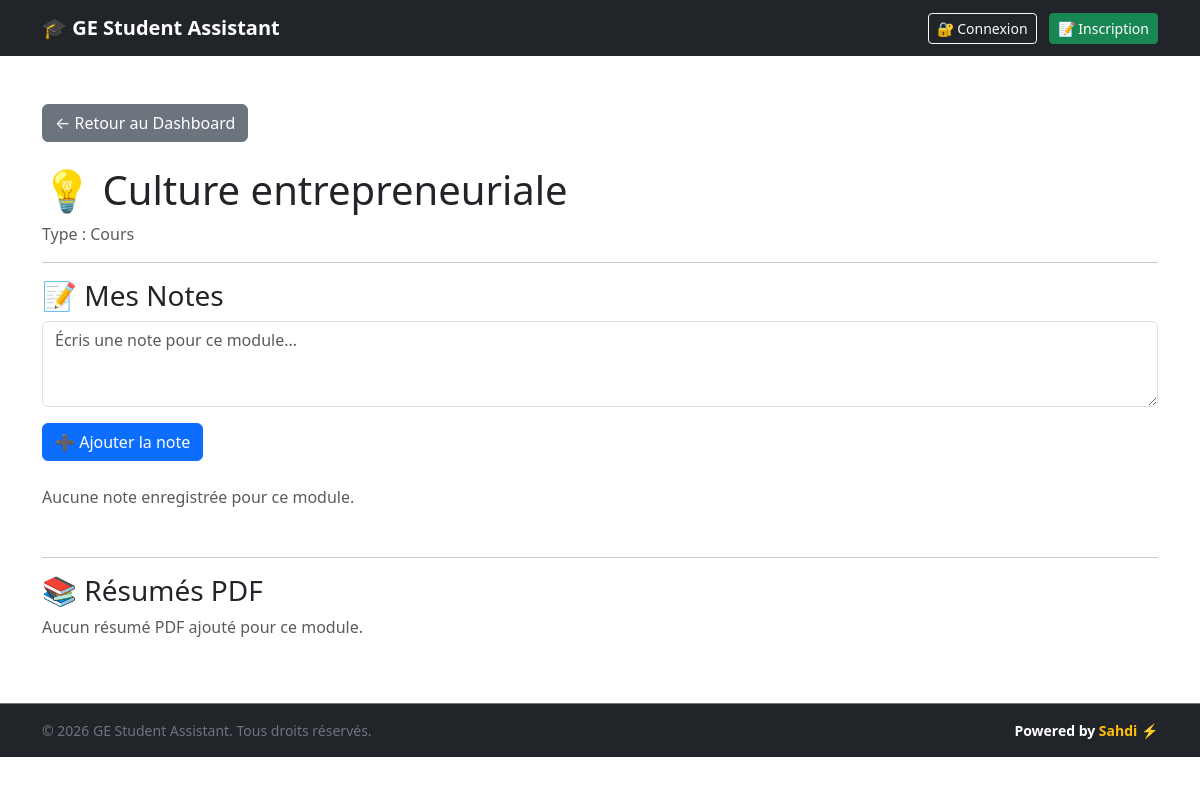
Before: /module/4 with the older database file.
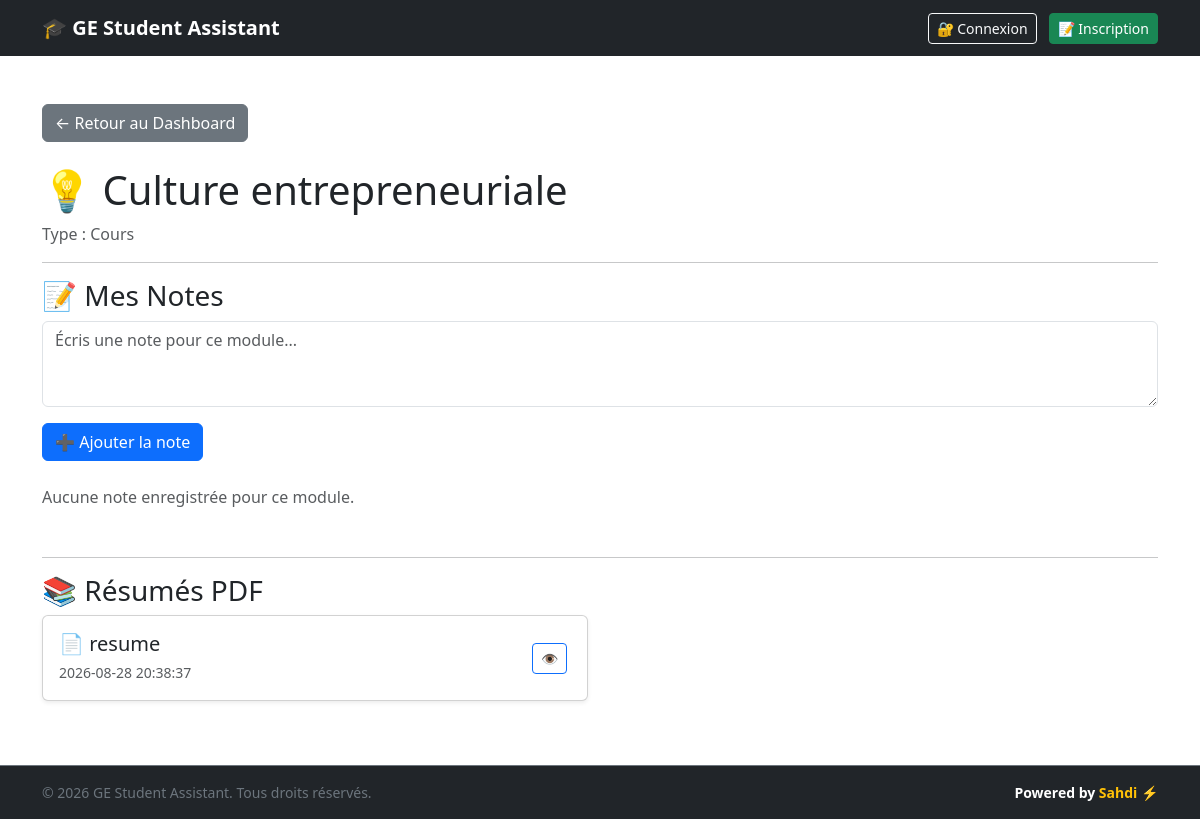
After: the same page with the newer database file.
### tables this page shows
CREATE TABLE modules (
            id INTEGER PRIMARY KEY AUTOINCREMENT,
            name TEXT NOT NULL,
            type TEXT NOT NULL,
            icon TEXT
        );

CREATE TABLE resumes (
            id INTEGER PRIMARY KEY AUTOINCREMENT,
            module_id INTEGER NOT NULL,
            title TEXT NOT NULL,
            filename TEXT NOT NULL,
            created_at TIMESTAMP DEFAULT CURRENT_TIMESTAMP, user_id INTEGER DEFAULT 1,
            FOREIGN KEY (module_id) REFERENCES modules(id)
        );

### app.py (the view)
@app.route("/module/<int:id>")
def module_detail(id):
    conn = get_db()
    module = conn.execute(
        "SELECT * FROM modules WHERE id = ?", (id,)
    ).fetchone()
    notes = conn.execute(
        "SELECT * FROM notes WHERE module_id = ? AND user_id = ? ORDER BY created_at DESC",
        (id, CURRENT_USER_ID),
    ).fetchall()
    resumes = conn.execute(
        "SELECT * FROM resumes WHERE module_id = ? AND user_id = ? ORDER BY created_at DESC",
        (id, CURRENT_USER_ID),
    ).fetchall()
    conn.close()
    if module is None:
        return "Module introuvable", 404
    return render_template(
        "module_detail.html", module=module, notes=notes, resumes=resumes
    )

### app.py (called while the page is built)
def get_db():
    conn = sqlite3.connect("database.db")
    conn.row_factory = sqlite3.Row
    return conn

@app.before_request
def load_logged_in_user():
    user_id = session.get("user_id")
    if user_id is None:
        g.user = None
    else:
        conn = get_db()
        g.user = conn.execute("SELECT * FROM users WHERE id = ?", (user_id,)).fetchone()
        conn.close()

### templates/module_detail.html (shortened to what this page needs)
{% extends "base.html" %}
{% block content %}
<a href="/" class="btn btn-secondary mb-4">← Retour au Dashboard</a>
<h1>{{ module["icon"] }} {{ module["name"] }}</h1>
<p class="text-muted">Type : {{ module["type"] }}</p>
<hr>
<h3>📝 Mes Notes</h3>
<form method="POST" action="/module/{{ module['id'] }}/add-note" class="mb-4">
    <div class="mb-3">
        <textarea name="content" class="form-control" rows="3" placeholder="Écris une note pour ce module..." required></textarea>
    </div>
    <button type="submit" class="btn btn-primary">➕ Ajouter la note</button>
</form>
{% if notes %}
<div class="list-group mb-5">
    {% for note in notes %}
    <div class="list-group-item d-flex justify-content-between align-items-center">
        <div>
            <p class="mb-1">{{ note["content"] }}</p>
            {% if note["status"] == "Important" %}
            <span class="badge bg-danger">Important</span>
            {% elif note["status"] == "A réviser" %}
            <span class="badge bg-warning text-dark">A réviser</span>
            {% else %}
            <span class="badge bg-success">Compris</span>
            {% endif %}
            <small class="text-muted ms-2">{{ note["created_at"] }}</small>
        </div>
        <form method="POST" action="/note/delete/{{ note['id'] }}" onsubmit="return confirm('Supprimer cette note ?');">
            <button type="submit" class="btn btn-outline-danger btn-sm">🗑️</button>
        </form>
    </div>
    {% endfor %}
</div>
{% else %}
<p class="text-muted mb-5">Aucune note enregistrée pour ce module.</p>
{% endif %}
<hr>
<h3>📚 Résumés PDF</h3>
{% if resumes %}
<div class="row">
    {% for resume in resumes %}
    <div class="col-md-6 mb-3">
        <div class="card shadow-sm">
            <div class="card-body d-flex justify-content-between align-items-center">
                <div>
                    <h5 class="card-title mb-1">📄 {{ resume["title"] }}</h5>
                    <small class="text-muted">{{ resume["created_at"] }}</small>
                </div>
                <div>
                    <a href="/uploads/{{ resume['filename'] }}" target="_blank" class="btn btn-outline-primary btn-sm me-1">👁️</a>
                </div>
            </div>
        </div>
    </div>
    {% endfor %}
</div>
{% else %}
<p class="text-muted">Aucun résumé PDF ajouté pour ce module.</p>
{% endif %}
{% endblock %}

### templates/base.html (shortened to what this page needs)
<!DOCTYPE html>
<html lang="fr">
<head>
    <link
        href="https://cdn.jsdelivr.net/npm/bootstrap@5.3.0/dist/css/bootstrap.min.css"
        rel="stylesheet">
    <link
        rel="stylesheet"
        href="https://cdnjs.cloudflare.com/ajax/libs/font-awesome/6.4.0/css/all.min.css">
</head>
<body>
<nav class="navbar navbar-expand-lg navbar-dark bg-dark">
    <div class="container">
        <a class="navbar-brand fw-bold" href="/">🎓 GE Student Assistant</a>
        <div>
            {% if g.user %}
                <a href="/" class="btn btn-outline-light btn-sm me-2">🏠 Dashboard</a>
                <a href="/efm" class="btn btn-danger btn-sm me-2">🎯 EFM Center</a>
                <a href="/calculators" class="btn btn-primary btn-sm me-2">🧮 Calculatrices</a>
                {% if g.user['role'] == 'admin' or g.user['username'] == 'Yassine' %}
                    <a href="/admin" class="btn btn-warning btn-sm fw-bold text-dark me-2">
                        <i class="fa-solid fa-user-shield me-1"></i> Admin Panel
                    </a>
                {% endif %}
                <span class="text-white me-2">👤 <strong>{{ g.user['username'] }}</strong></span>
                <a href="/logout" class="btn btn-outline-danger btn-sm">Déconnexion</a>
            {% else %}
                <a href="/login" class="btn btn-outline-light btn-sm me-2">🔐 Connexion</a>
                <a href="/register" class="btn btn-success btn-sm">📝 Inscription</a>
            {% endif %}
        </div>
    </div>
</nav>
<main class="container py-5">
    {% block content %}
    {% endblock %}
</main>
<footer class="bg-dark text-white text-center py-3 border-top border-secondary">
    <div class="container d-flex flex-column flex-md-row justify-content-between align-items-center gap-2">
        <small class="text-secondary">
            © 2026 GE Student Assistant. Tous droits réservés.
        </small>
        <small class="fw-semibold">
            Powered by <span class="text-warning fw-bold">Sahdi</span> ⚡
        </small>
    </div>
</footer>
</body>
</html>

Changed rows visible on the page:
added resumes: title "resume", created_at "2026-08-28 20:38:37"
Other visible differences:
text no longer shown: "Aucun résumé PDF ajouté pour ce module."
